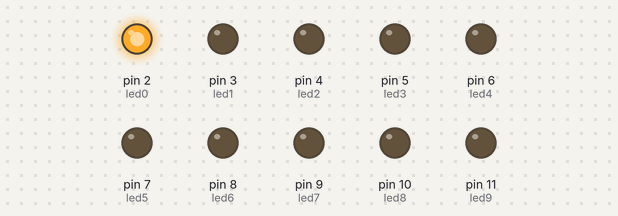
The sketch below on a simulated Arduino Uno, built with avr-gcc and run on an emulated ATmega328P. On the bench: output pins drawn as LEDs (lit = HIGH).

Above: at 0.02 s.
At 0.26 s:
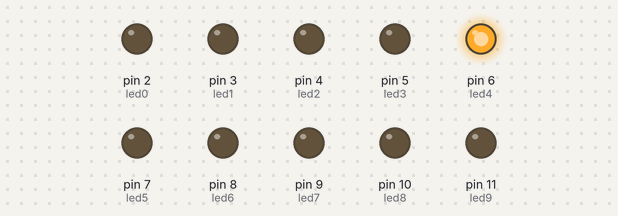
At 0.74 s:
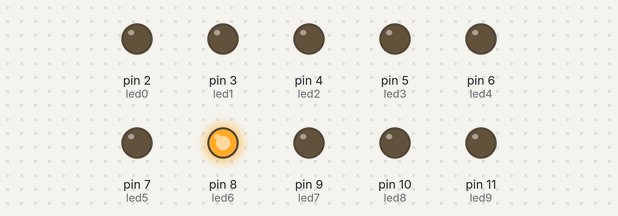
At 1.46 s:
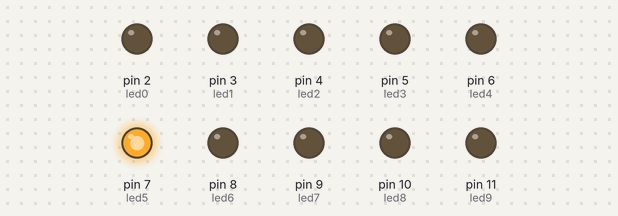
At 2.18 s:
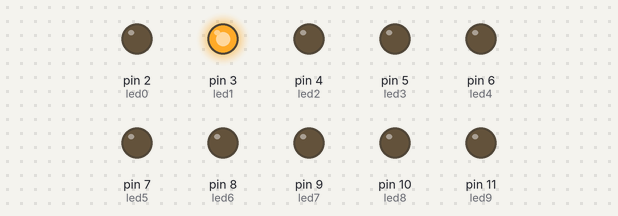
At 2.96 s:
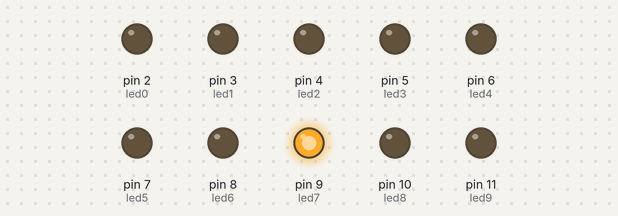
Timing chart, 0 to 3.3 s (numbered marks = the images above):
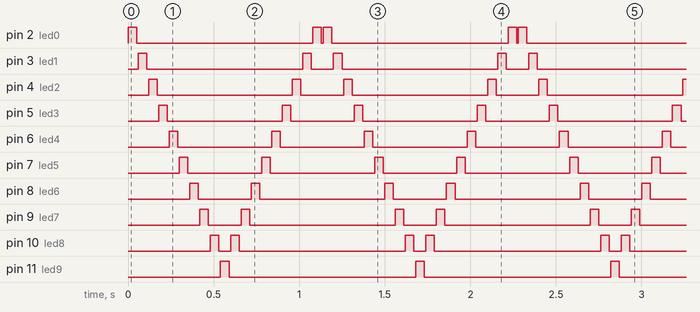

Measured:
- by itself, pin 2 (led0): repeats every 1.1 s: LOW 1.0 s, HIGH 0.05 s, LOW 0.01 s, HIGH 0.05 s
- by itself, pin 3 (led1): repeats every 1.1 s: LOW 0.91 s, HIGH 0.05 s, LOW 0.13 s, HIGH 0.05 s
- by itself, pin 4 (led2): repeats every 1.1 s: LOW 0.79 s, HIGH 0.05 s, LOW 0.25 s, HIGH 0.05 s
- by itself, pin 5 (led3): repeats every 1.1 s: LOW 0.67 s, HIGH 0.05 s, LOW 0.37 s, HIGH 0.05 s
- by itself, pin 6 (led4): alternates HIGH for 0.05 s and LOW for 0.55 s
- by itself, pin 7 (led5): repeats every 1.1 s: LOW 0.43 s, HIGH 0.05 s, LOW 0.61 s, HIGH 0.05 s
- by itself, pin 8 (led6): repeats every 1.1 s: LOW 0.31 s, HIGH 0.05 s, LOW 0.73 s, HIGH 0.05 s
- by itself, pin 9 (led7): repeats every 1.1 s: LOW 0.19 s, HIGH 0.05 s, LOW 0.85 s, HIGH 0.05 s

The sketch:

Practica3_2_2.ino
```cpp
/*
   Fundacion Kinal
   Centro educativo tecnico laboral Kinal
   Quinto perito
   Quinto electronica
   Codigo Tecnico: EB5AM / EB5AV
   Curso: Taller de electronica digital y reparacion de computadoras I
   Proyecto: SECUENCIA DE LUCES AUTOMATICAS.
   Nombre: Jose Javier Juarez Rivera
   Encardo: Profe. Alejandro Lopez Navas
   Fecha: 13 de Abril
*/
#define led0 2
#define led1 3
#define led2 4
#define led3 5
#define led4 6
#define led5 7
#define led6 8
#define led7 9
#define led8 10
#define led9 11
void setup()
{
 pinMode(led0,OUTPUT);
 pinMode(led1,OUTPUT);
 pinMode(led2,OUTPUT);
 pinMode(led3,OUTPUT);
 pinMode(led4,OUTPUT);
 pinMode(led5,OUTPUT);
 pinMode(led6,OUTPUT);
 pinMode(led7,OUTPUT);
 pinMode(led8,OUTPUT);
 pinMode(led9,OUTPUT);


}

void loop()
{
 digitalWrite(led0,HIGH);
 delay(50);
 digitalWrite(led0,LOW);
 delay(10);

 digitalWrite(led1,HIGH);
 delay(50);
 digitalWrite(led1,LOW);
 delay(10);

 digitalWrite(led2,HIGH);
 delay(50);
 digitalWrite(led2,LOW);
 delay(10);

 digitalWrite(led3,HIGH);
 delay(50);
 digitalWrite(led3,LOW);
 delay(10);

 digitalWrite(led4,HIGH);
 delay(50);
 digitalWrite(led4,LOW);
 delay(10);

 digitalWrite(led5,HIGH);
 delay(50);
 digitalWrite(led5,LOW);
 delay(10);

 digitalWrite(led6,HIGH);
 delay(50);
 digitalWrite(led6,LOW);
 delay(10);

 digitalWrite(led7,HIGH);
 delay(50);
 digitalWrite(led7,LOW);
 delay(10);

 digitalWrite(led8,HIGH);
 delay(50);
 digitalWrite(led8,LOW);
 delay(10);

 digitalWrite(led9,HIGH);
 delay(50);
 digitalWrite(led9,LOW);
 delay(10);

 digitalWrite(led8,HIGH);
 delay(50);
 digitalWrite(led8,LOW);
 delay(10);

 digitalWrite(led7,HIGH);
 delay(50);
 digitalWrite(led7,LOW);
 delay(10);

 digitalWrite(led6,HIGH);
 delay(50);
 digitalWrite(led6,LOW);
 delay(10);

 digitalWrite(led5,HIGH);
 delay(50);
 digitalWrite(led5,LOW);
 delay(10);

 digitalWrite(led4,HIGH);
 delay(50);
 digitalWrite(led4,LOW);
 delay(10);

 digitalWrite(led3,HIGH);
 delay(50);
 digitalWrite(led3,LOW);
 delay(10);

  digitalWrite(led2,HIGH);
 delay(50);
 digitalWrite(led2,LOW);
 delay(10);

 digitalWrite(led1,HIGH);
 delay(50);
 digitalWrite(led1,LOW);
 delay(10);

 digitalWrite(led0,HIGH);
 delay(50);
 digitalWrite(led0,LOW);
 delay(10);

}
```
